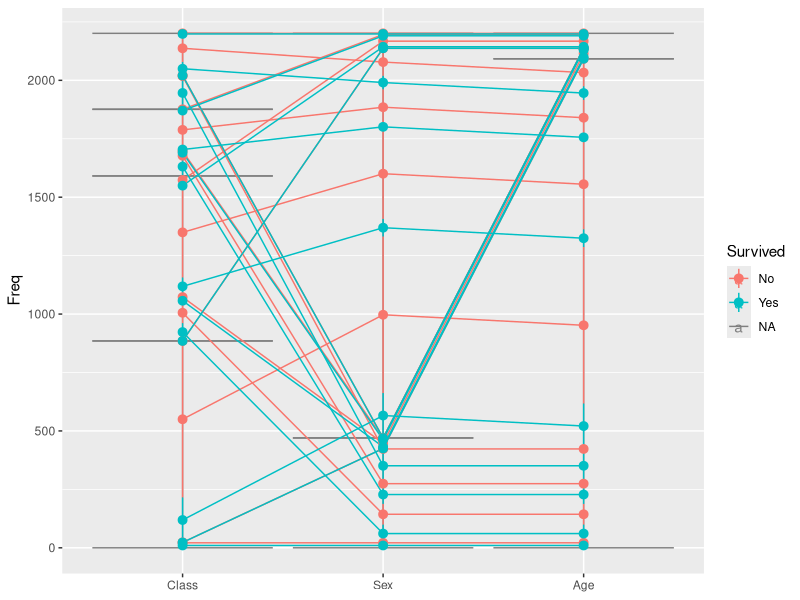
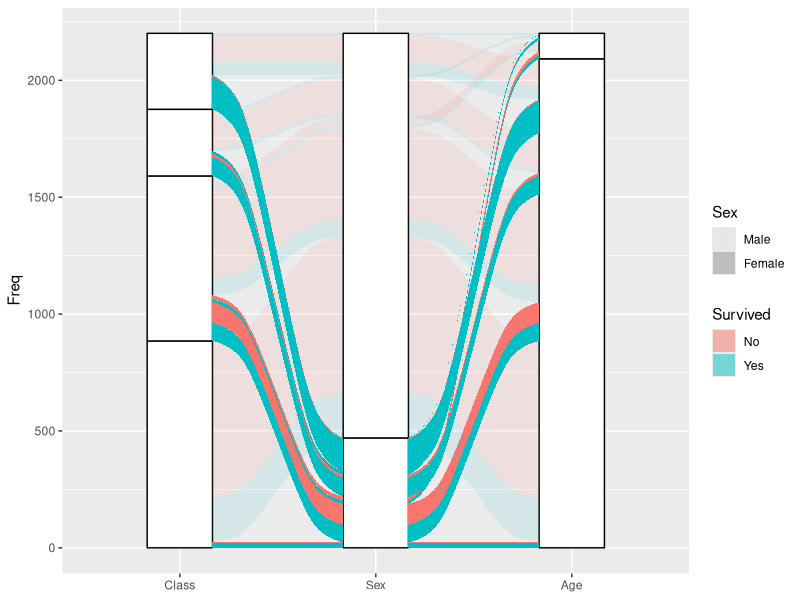
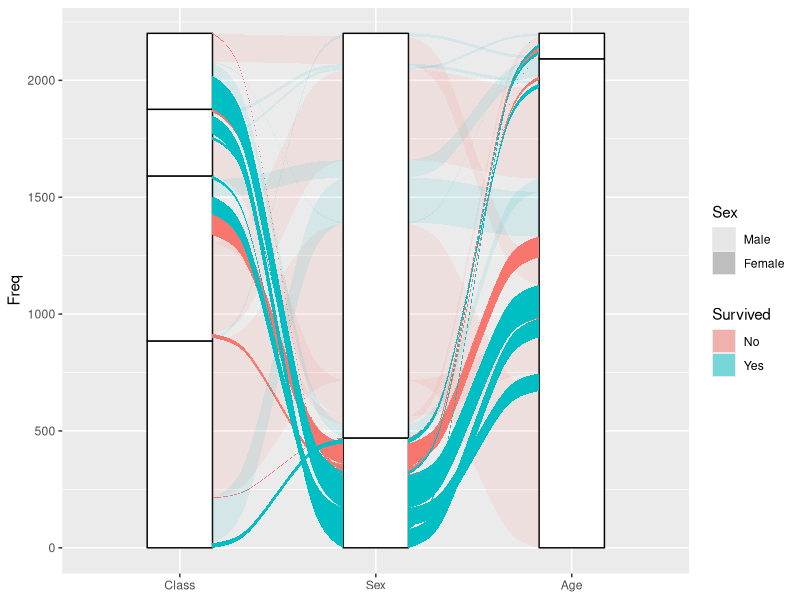
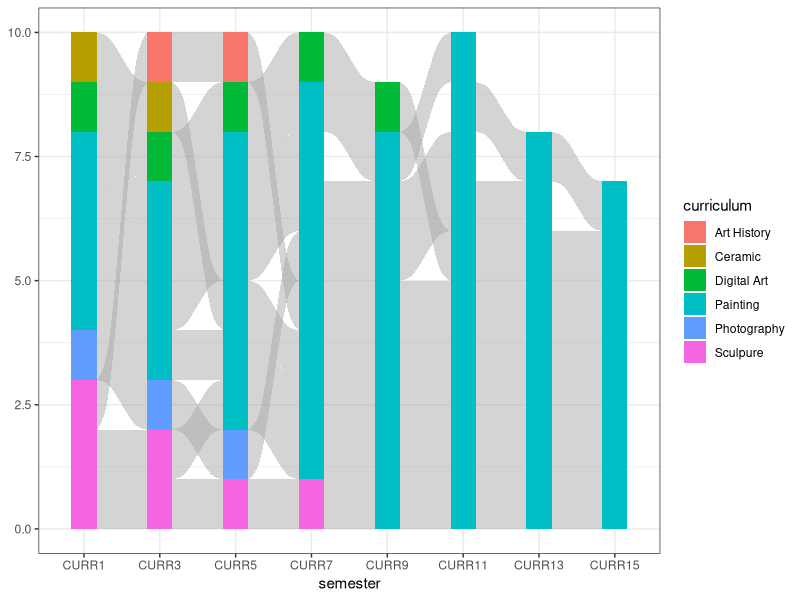
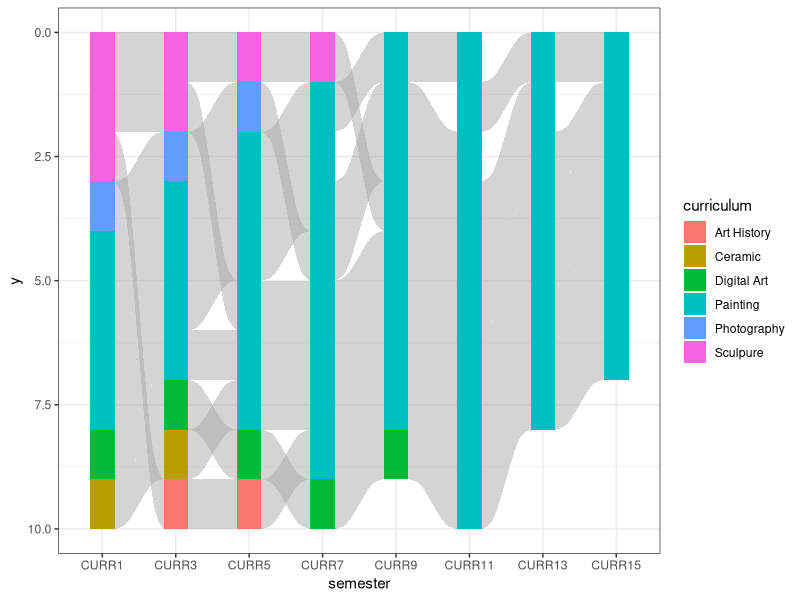
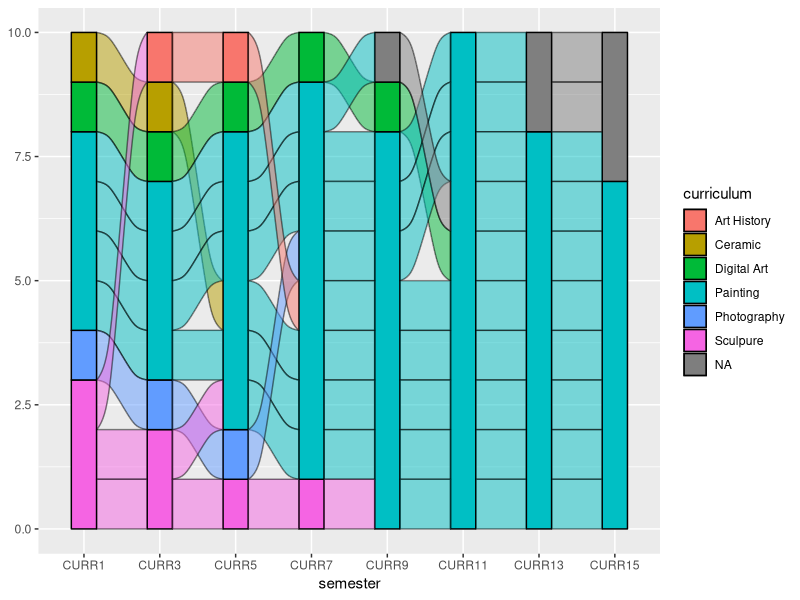
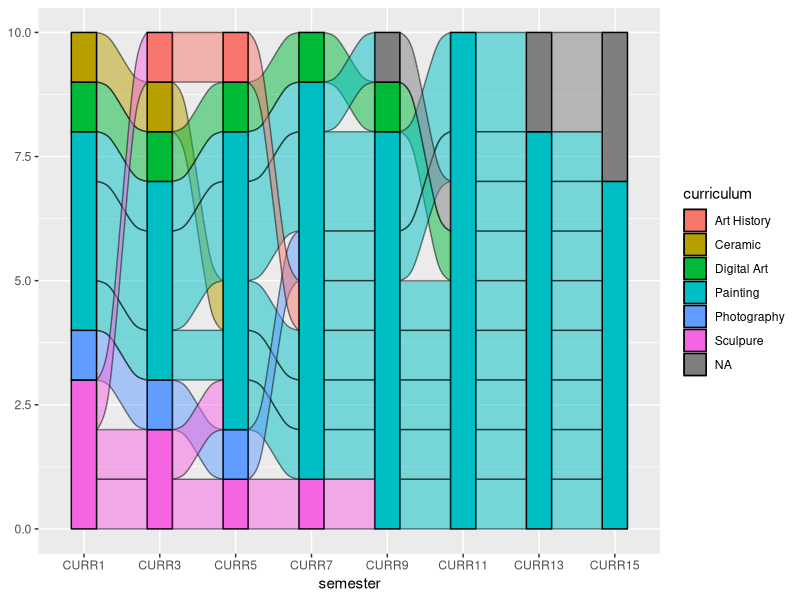

These charts were generated, in order, by the following R code:
library(ggalluvial)


### Name: stat_alluvium
### Title: Alluvial positions
### Aliases: stat_alluvium

### ** Examples

# illustrate positioning
ggplot(as.data.frame(Titanic),
       aes(y = Freq,
           axis1 = Class, axis2 = Sex, axis3 = Age,
           color = Survived)) +
  stat_stratum(geom = "errorbar") +
  geom_line(stat = "alluvium") +
  stat_alluvium(geom = "pointrange") +
  geom_text(stat = "stratum", label.strata = TRUE) +
  scale_x_discrete(limits = c("Class", "Sex", "Age"))

gg <- ggplot(as.data.frame(Titanic),
             aes(y = Freq,
                 axis1 = Class, axis2 = Sex, axis3 = Age)) +
  geom_stratum() + geom_text(stat = "stratum", label.strata = TRUE) +
  scale_x_discrete(limits = c("Class", "Sex", "Age"))
# use of lode controls
gg + geom_flow(aes(fill = Survived, alpha = Sex), stat = "alluvium",
               aes.bind = TRUE, lode.guidance = "rightward")
# use of lode ordering
lode_ord <- replicate(n = 3, expr = sample(x = 32), simplify = FALSE)
gg + geom_flow(aes(fill = Survived, alpha = Sex), stat = "alluvium",
               lode.ordering = lode_ord)

data(majors)
# omit missing lodes and incident flows
ggplot(majors,
       aes(x = semester, stratum = curriculum, alluvium = student)) +
  geom_alluvium(fill = "darkgrey", na.rm = TRUE) +
  geom_stratum(aes(fill = curriculum), color = NA, na.rm = TRUE) +
  theme_bw()
# reverse the vertical axis (requires an explicit `y` aesthetic)
ggplot(majors,
       aes(x = semester, stratum = curriculum, alluvium = student, y = 1)) +
  geom_alluvium(fill = "darkgrey", na.rm = TRUE) +
  geom_stratum(aes(fill = curriculum), color = NA, na.rm = TRUE) +
  theme_bw() +
  scale_y_reverse()

gg <- ggplot(majors,
             aes(x = semester, stratum = curriculum, alluvium = student,
                 fill = curriculum)) +
  geom_stratum()
# diagram with outlined alluvia and forward-colored flows
gg + geom_flow(stat = "alluvium", lode.guidance = "rightleft",
               color = "black")
# same diagram with students are aggregated into cohorts
gg + geom_flow(stat = "alluvium", lode.guidance = "rightleft",
               color = "black", aggregate.y = TRUE)

## Not run: 
##D data(babynames, package = "babynames")
##D # a discontiguous alluvium
##D bn <- dplyr::filter(babynames,
##D                     prop >= .01 & sex == "F" &
##D                       year > 1962 & year < 1968)
##D ggplot(data = bn,
##D        aes(x = year, alluvium = name, y = prop)) +
##D   geom_alluvium(aes(fill = name, color = name == "Tammy"),
##D                 decreasing = TRUE, show.legend = FALSE) +
##D   scale_color_manual(values = c("#00000000", "#000000"))
##D # filling in missing zeros
##D bn2 <- merge(bn,
##D              expand.grid(year = unique(bn$year), name = unique(bn$name)),
##D              all = TRUE)
##D bn2$prop[is.na(bn2$prop)] <- 0
##D ggplot(data = bn2,
##D        aes(x = year, alluvium = name, y = prop)) +
##D   geom_alluvium(aes(fill = name, color = name == "Tammy"),
##D                 decreasing = TRUE, show.legend = FALSE) +
##D   scale_color_manual(values = c("#00000000", "#000000"))
## End(Not run)
